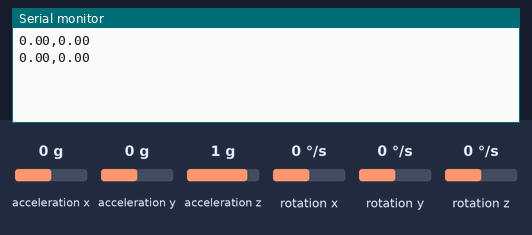
The sketch below on a simulated Arduino Uno, built with avr-gcc and run on an emulated ATmega328P. Parts: the last lines printed to the serial monitor. Wiring (inferred from the names in the program): MPU-6050 motion sensor at I2C address 0x68. The test bench sets the inputs (shaded band); at power-on: acceleration x 0 g, acceleration y 0 g, acceleration z 1 g, rotation x 0 °/s, rotation y 0 °/s, rotation z 0 °/s.

Above: at 2.2 s.
2.3 s: acceleration x set to -1.4 g
At 3.6 s:
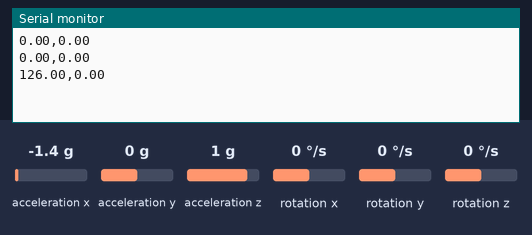
3.8 s: acceleration y set to -1.4 g
At 4.8 s:
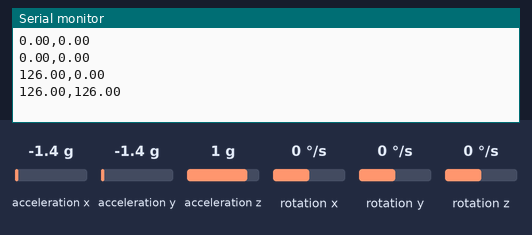
5.3 s: acceleration x set to -0.8 g
At 6.8 s:
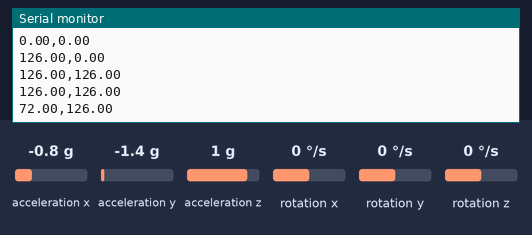
Timing chart, 0 to 8.3 s (numbered marks = the images above; inputs shaded):
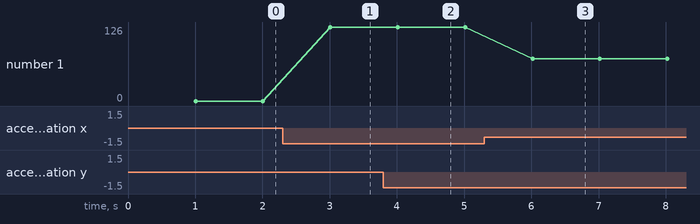

Measured:
- after the input at 2.3 s, the serial monitor: prints a new line after 0.71 s (image 1)
- after the input at 3.8 s, the serial monitor: prints a new line after 0.21 s (image 2)
- after the input at 5.3 s, the serial monitor: prints a new line after 0.72 s (image 3)
- plotted number 1: 0 → 126 after the input at 2.3 s, 126 → 72 after the input at 5.3 s

The sketch:

mpu6050.ino
```cpp
#include <Wire.h>

// MPU-6050のアドレス、レジスタ設定値
#define MPU6050_WHO_AM_I 0x75    // Read Only
#define MPU6050_PWR_MGMT_1 0x6B  // Read and Write
#define MPU_ADDRESS 0x68

float pitch_init, roll_init;

void get_gyro(float *, float *);

void setup() {
  Wire.begin();

  // 出力用
  Serial.begin(115200);

  // 初回の読み出し
  Wire.beginTransmission(MPU_ADDRESS);
  Wire.write(MPU6050_WHO_AM_I);  // MPU6050_PWR_MGMT_1
  Wire.write(0x00);
  Wire.endTransmission();

  // 動作モードの読み出し
  Wire.beginTransmission(MPU_ADDRESS);
  Wire.write(MPU6050_PWR_MGMT_1);  // MPU6050_PWR_MGMT_1レジスタの設定
  Wire.write(0x00);
  Wire.endTransmission();

  delay(1000);

  get_gyro(&pitch_init, &roll_init);
}

void loop() {
  float pitch_raw, roll_raw;
  get_gyro(&pitch_raw, &roll_raw);
  float pitch = pitch_raw - pitch_init;
  float roll = roll_raw - roll_init;
  /*Serial.print(temp);
  Serial.print(",");*/
  Serial.print(pitch);
  Serial.print(",");
  Serial.print(roll);
  Serial.print("\n");
  delay(1000);
}

void get_gyro(float *pitch, float *roll) {
  Wire.beginTransmission(0x68);
  Wire.write(0x3B);
  Wire.endTransmission(false);
  Wire.requestFrom(0x68, 14, true);
  while (Wire.available() < 14)
    ;
  int16_t axRaw, ayRaw, azRaw, gxRaw, gyRaw, gzRaw, Temperature;

  axRaw = Wire.read() << 8 | Wire.read();
  ayRaw = Wire.read() << 8 | Wire.read();
  azRaw = Wire.read() << 8 | Wire.read();
  Temperature = Wire.read() << 8 | Wire.read();
  gxRaw = Wire.read() << 8 | Wire.read();
  gyRaw = Wire.read() << 8 | Wire.read();
  gzRaw = Wire.read() << 8 | Wire.read();

  // 加速度値を分解能で割って加速度(G)に変換する
  float acc_x = axRaw / 16384.0;
  float acc_y = ayRaw / 16384.0;
  /*float acc_z = azRaw / 16384.0;

  // 温度
  double temp = Temperature / 340.0 + 35.0;

  // 角速度値を分解能で割って角速度(degrees per sec)に変換する
  float gyro_x = gxRaw / 131.0;  // FS_SEL_0 131 LSB / (°/s)
  float gyro_y = gyRaw / 131.0;
  float gyro_z = gzRaw / 131.0;*/

  // ピッチ・ロールに変換
  *pitch = acc_x * (-90.0);
  *roll = acc_y * (-90.0);
}
```
